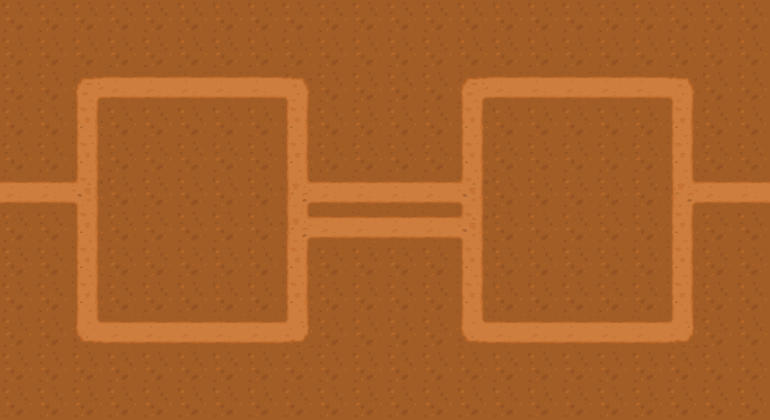

A 2D game scene composited from a Tiled map and its tileset images. What follows is a short description and the map's XML, with each tile layer's data collapsed to a summary:
An orthogonal 22x12 tile map with 35x35 px tiles, 2 tile layers (background, collision), 2 tilesets and 96 objects.

<map version="1.0" tiledversion="2017.06.27" orientation="orthogonal" renderorder="right-down" width="22" height="12" tilewidth="35" tileheight="35" nextobjectid="114">
 <tileset firstgid="1" name="tiles_spritesheet" tilewidth="35" tileheight="35" spacing="1" tilecount="156" columns="12">
  <image source="../tiles/tiles_spritesheet.png" width="432" height="468" />
 </tileset>
 <tileset firstgid="157" name="2dTopDownTileSet" tilewidth="35" tileheight="35" spacing="1" tilecount="361" columns="19">
  <image source="../tiles/2dTopDownTileSet.png" width="683" height="683" />
 </tileset>
 <layer name="background" width="22" height="12">
  <data>[264 cells, 213 non-empty, 10 distinct tile ids]</data>
 </layer>
 <layer name="collision" width="22" height="12">
  <properties>
   <property name="collision" value="true" />
  </properties>
  <data>[264 cells, 200 non-empty, 1 distinct tile ids]</data>
 </layer>
 <objectgroup name="objects">
  <object id="10" gid="105" x="385" y="140" width="35" height="35" />
  <object id="11" gid="105" x="350" y="315" width="35" height="35" />
  <object id="12" gid="106" x="630" y="210" width="35" height="35" />
  <object id="13" gid="105" x="245" y="210" width="35" height="35" />
  <object id="15" gid="105" x="245" y="245" width="35" height="35" />
  <object id="16" gid="105" x="525" y="280" width="35" height="35" />
  <object id="17" gid="108" x="35" y="210" width="35" height="35" />
  <object id="18" gid="63" x="35" y="35" width="35" height="35" />
  <object id="24" gid="63" x="385" y="35" width="35" height="35" />
  <object id="25" gid="64" x="455" y="70" width="35" height="35" />
  <object id="26" gid="64" x="490" y="70" width="35" height="35" />
  <object id="28" gid="64" x="560" y="70" width="35" height="35" />
  <object id="29" gid="63" x="280" y="35" width="35" height="35" />
  <object id="30" gid="63" x="245" y="35" width="35" height="35" />
  <object id="31" gid="63" x="210" y="35" width="35" height="35" />
  <object id="32" gid="51" x="630" y="245" width="35" height="35" />
  <object id="33" gid="51" x="630" y="175" width="35" height="35" />
  <object id="34" gid="51" x="700" y="245" width="35" height="35" />
  <object id="36" gid="63" x="0" y="36" width="35" height="35" />
  <object id="37" gid="63" x="70" y="35" width="35" height="35" />
  <object id="38" gid="63" x="105" y="35" width="35" height="35" />
  <object id="39" gid="63" x="140" y="35" width="35" height="35" />
  <object id="40" gid="63" x="175" y="35" width="35" height="35" />
  <object id="41" gid="63" x="315" y="35" width="35" height="35" />
  <object id="42" gid="63" x="350" y="35" width="35" height="35" />
  <object id="43" gid="63" x="420" y="35" width="35" height="35" />
  <object id="44" gid="63" x="455" y="35" width="35" height="35" />
  <object id="45" gid="63" x="490" y="35" width="35" height="35" />
  <object id="46" gid="63" x="525" y="35" width="35" height="35" />
  <object id="47" gid="63" x="560" y="35" width="35" height="35" />
  <object id="48" gid="63" x="595" y="35" width="35" height="35" />
  <object id="49" gid="63" x="630" y="35" width="35" height="35" />
  <object id="50" gid="63" x="665" y="35" width="35" height="35" />
  <object id="51" gid="63" x="699" y="70" width="35" height="35" />
  <object id="52" gid="63" x="735" y="105" width="35" height="35" />
  <object id="53" gid="63" x="734" y="70" width="35" height="35" />
  <object id="54" gid="63" x="734" y="35" width="35" height="35" />
  <object id="55" gid="63" x="735" y="140" width="35" height="35" />
  <object id="56" gid="63" x="735" y="175" width="35" height="35" />
  <object id="57" gid="63" x="735" y="245" width="35" height="35" />
  <object id="58" gid="63" x="735" y="280" width="35" height="35" />
  <object id="59" gid="63" x="734" y="315" width="35" height="35" />
  <object id="60" gid="63" x="735" y="351" width="35" height="35" />
  <object id="61" gid="63" x="735" y="385" width="35" height="35" />
  <object id="62" gid="63" x="735" y="420" width="35" height="35" />
  <object id="63" gid="63" x="700" y="420" width="35" height="35" />
  <object id="64" gid="63" x="700" y="385" width="35" height="35" />
  <object id="65" gid="63" x="665" y="385" width="35" height="35" />
  <object id="66" gid="63" x="700" y="350" width="35" height="35" />
  <object id="67" gid="63" x="665" y="420" width="35" height="35" />
  <object id="68" gid="63" x="630" y="420" width="35" height="35" />
  <object id="69" gid="63" x="595" y="420" width="35" height="35" />
  <object id="70" gid="63" x="560" y="420" width="35" height="35" />
  <object id="71" gid="63" x="525" y="420" width="35" height="35" />
  <object id="72" gid="63" x="490" y="420" width="35" height="35" />
  <object id="73" gid="63" x="455" y="420" width="35" height="35" />
  <object id="74" gid="63" x="0" y="420" width="35" height="35" />
  <object id="75" gid="63" x="35" y="420" width="35" height="35" />
  <object id="76" gid="63" x="70" y="420" width="35" height="35" />
  <object id="77" gid="63" x="105" y="420" width="35" height="35" />
  <object id="78" gid="63" x="140" y="420" width="35" height="35" />
  <object id="79" gid="63" x="175" y="420" width="35" height="35" />
  <object id="80" gid="63" x="210" y="420" width="35" height="35" />
  <object id="81" gid="63" x="245" y="420" width="35" height="35" />
  <object id="82" gid="63" x="280" y="420" width="35" height="35" />
  <object id="83" gid="63" x="315" y="420" width="35" height="35" />
  <object id="84" gid="63" x="350" y="420" width="35" height="35" />
  <object id="85" gid="63" x="385" y="420" width="35" height="35" />
  <object id="86" gid="63" x="420" y="420" width="35" height="35" />
  <object id="87" gid="63" x="0" y="315" width="35" height="35" />
  <object id="88" gid="63" x="35" y="350" width="35" height="35" />
  <object id="89" gid="63" x="71" y="385" width="35" height="35" />
  <object id="90" gid="63" x="35" y="385" width="35" height="35" />
  <object id="91" gid="63" x="0" y="385" width="35" height="35" />
  <object id="92" gid="63" x="0" y="350" width="35" height="35" />
  <object id="93" gid="63" x="70" y="70" width="35" height="35" />
  <object id="94" gid="63" x="35" y="105" width="35" height="35" />
  <object id="95" gid="63" x="0" y="140" width="35" height="35" />
  <object id="96" gid="63" x="0" y="105" width="35" height="35" />
  <object id="97" gid="63" x="0" y="70" width="35" height="35" />
  <object id="98" gid="63" x="35" y="70" width="35" height="35" />
  <object id="99" gid="63" x="700" y="35" width="35" height="35" />
  <object id="100" gid="64" x="175" y="70" width="35" height="35" />
  <object id="101" gid="64" x="210" y="70" width="35" height="35" />
  <object id="102" gid="64" x="245" y="70" width="35" height="35" />
  <object id="103" gid="64" x="280" y="70" width="35" height="35" />
  <object id="104" gid="64" x="315" y="70" width="35" height="35" />
  <object id="105" gid="64" x="350" y="70" width="35" height="35" />
  <object id="106" gid="64" x="385" y="70" width="35" height="35" />
  <object id="107" gid="64" x="420" y="70" width="35" height="35" />
  <object id="108" gid="64" x="350" y="105" width="35" height="35" />
  <object id="109" gid="64" x="385" y="105" width="35" height="35" />
  <object id="110" gid="64" x="525" y="70" width="35" height="35" />
  <object id="111" gid="63" x="665" y="70" width="35" height="35" />
  <object id="112" gid="63" x="700" y="105" width="35" height="35" />
  <object id="113" gid="55" x="33" y="280" width="35" height="35" />
 </objectgroup>
</map>
